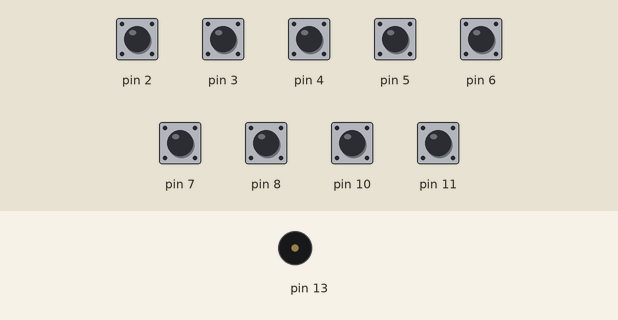
Recording of a sketch running on a simulated Arduino Uno, built with avr-gcc and run on an emulated ATmega328P. On the bench: buzzer (waves = sounding). The test bench sets the inputs (shaded band); at power-on: pin 2–8, pin 10, pin 11 HIGH.

Above: at 3.3 s.
3.4 s: pin 2 pulled LOW for 0.15 s
At 3.47 s:
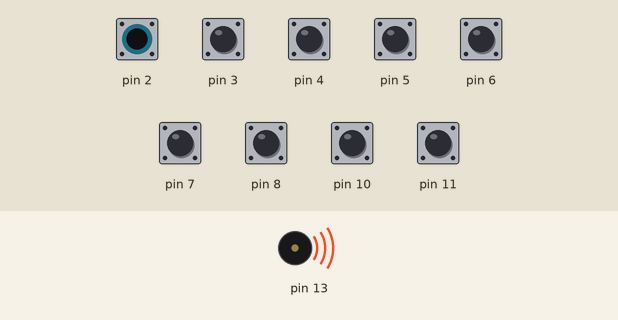
13.0 s: pin 3 pulled LOW for 0.15 s
At 13.4 s:
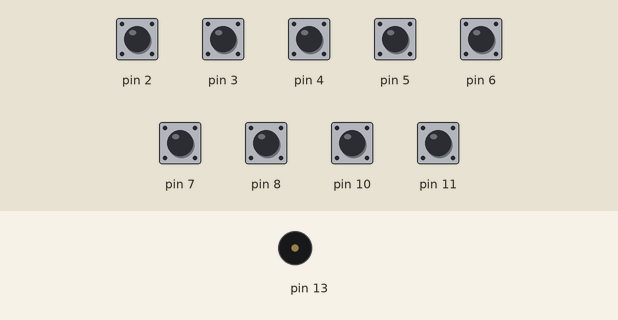
16.1 s: pin 4 pulled LOW for 0.15 s
At 17.0 s:
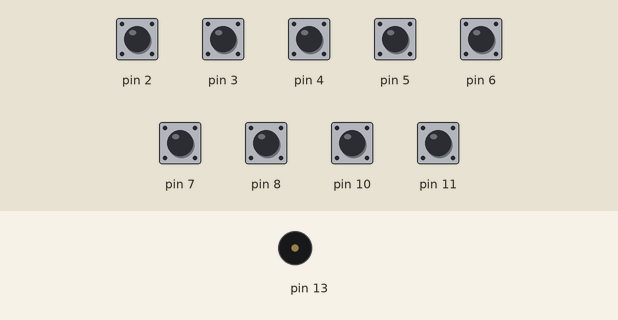
Timing chart, 0 to 18.7 s (numbered marks = the images above; inputs shaded):
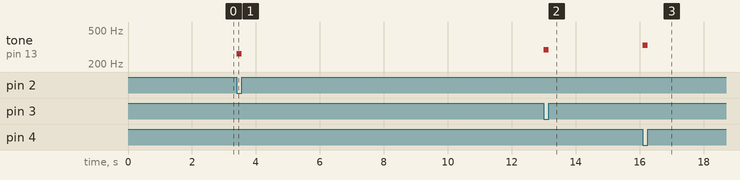

Measured:
- after the input at 3.4 s, tone on pin 13: silent → 262 Hz at once, → silent 0.15 s later
- after the input at 13.0 s, tone on pin 13: silent → 294 Hz at once, → silent 0.15 s later
- after the input at 16.1 s, tone on pin 13: silent → 330 Hz at once, → silent 0.15 s later

The sketch:

PIANOfix.ino
```cpp
int notes[]={262,294,330,349,392,440,494};
int button = 0;


int recorded_button[300];
int tempbutton;
int recordedtime [300];
char timei;
char bi = 0;
unsigned long stime;
int notetime;
long int bounce;

void setup() {
  Serial.begin(9600);
  pinMode(2,INPUT_PULLUP);
  pinMode(3,INPUT_PULLUP);
  pinMode(4,INPUT_PULLUP);
  pinMode(5,INPUT_PULLUP);
  pinMode(6,INPUT_PULLUP);
  pinMode(7,INPUT_PULLUP);
  pinMode(8,INPUT_PULLUP);
  pinMode(10,INPUT_PULLUP);
  pinMode(11,INPUT_PULLUP);
}

void loop() {

  if(digitalRead(10)==0){
    delay(250);
   while(digitalRead(10)!=0){

     recording();
     playing();
  Serial.print(button);
  Serial.print("time>>");
  Serial.println(notetime/10);
   }
    delay(250);
  }
  if(digitalRead(11)==0){

    for(int i =0;i<sizeof(recorded_button)/2;i++){
      delay((recordedtime[i]));
      if(recorded_button[i]==0){
      noTone(13);
      }else{
      tone(13,notes[(recorded_button[i]-1)]);
      }
      Serial.print(recorded_button[i]);
      Serial.print("time>>");
      Serial.println(recordedtime[i]);
    }
  }


 if(digitalRead(2)==0){
    tone(13,notes[0]);

  }if(digitalRead(3)==0){
    tone(13,notes[1]);

  }if(digitalRead(4)==0){
    tone(13,notes[2]);

  }if(digitalRead(5)==0){
    tone(13,notes[3]);

  }if(digitalRead(6)==0){
    tone(13,notes[4]);

  }if(digitalRead(7)==0){
    tone(13,notes[5]);

  }if(digitalRead(8)==0){
    tone(13,notes[6]);

  }if(digitalRead(2)==1&&digitalRead(3)==1&&digitalRead(4)==1&&digitalRead(5)==1&&digitalRead(6)==1&&digitalRead(7)==1&&digitalRead(8)==1){
  noTone(13);

  }
    //delay(10);// for simulation performance
}


void playing(){
   if (button != tempbutton)
  {

    notetime = (millis() - stime);

    recordedtime[timei] = notetime;
    timei++;

    stime = millis();
    if(button!=0&&tempbutton!=0){
      recordedtime[timei]= 0 ;
      timei++;
    }
  }


  if(digitalRead(2)==0){
    tone(13,notes[0]);

  }if(digitalRead(3)==0){
    tone(13,notes[1]);

  }if(digitalRead(4)==0){
    tone(13,notes[2]);

  }if(digitalRead(5)==0){
    tone(13,notes[3]);

  }if(digitalRead(6)==0){
    tone(13,notes[4]);

  }if(digitalRead(7)==0){
    tone(13,notes[5]);

  }if(digitalRead(8)==0){
    tone(13,notes[6]);

  }if(digitalRead(2)==1&&digitalRead(3)==1&&digitalRead(4)==1&&digitalRead(5)==1&&digitalRead(6)==1&&digitalRead(7)==1&&digitalRead(8)==1){
  noTone(13);

  }
 }

void recording(){

  tempbutton=button;
   if(digitalRead(2)==0){
    button=1;

  }if(digitalRead(3)==0){
    button=2;

  }if(digitalRead(4)==0){
    button=3;

  }if(digitalRead(5)==0){
    button=4;

  }if(digitalRead(6)==0){
    button=5;

  }if(digitalRead(7)==0){
    button=6;

  }if(digitalRead(8)==0){
    button=7;

  }if(digitalRead(2)==1&&digitalRead(3)==1&&digitalRead(4)==1&&digitalRead(5)==1&&digitalRead(6)==1&&digitalRead(7)==1&&digitalRead(8)==1){
  noTone(13);
    button=0;
  }
    if (button != tempbutton && tempbutton != 0)
  {
    recorded_button[bi] = tempbutton;
    bi++;
    recorded_button[bi] = 0;
    bi++;

  }

}
```
